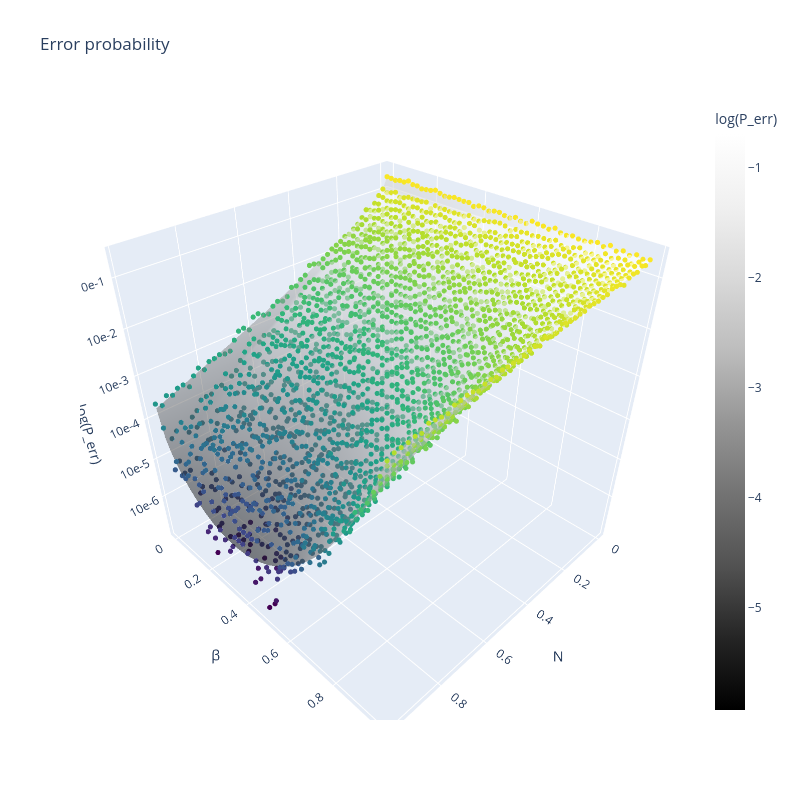

Here is the notebook cell this chart was saved with:
### Code cell
# Create Mesh
N_mesh, beta_mesh = np.meshgrid(N_grid, beta_grid, indexing='ij')
p_err_theory = protocols.P_err_theory(N_mesh, beta_mesh, 0)

# Log scale for the probability
z_sim = np.log(p_err)
z_theory = np.log(p_err_theory)
zmin = np.floor(np.min(z_theory))
zmax = np.ceil(np.max(z_theory))
ticks = np.arange(zmin, zmax + 1)

# Figure
fig = go.Figure()
fig.add_trace(go.Scatter3d(x=N_mesh.ravel(), y=beta_mesh.ravel(), z=z_sim.ravel(), mode='markers', marker=dict(size=3, color=z_sim.ravel(), colorscale='Viridis', opacity=1), name="Simulation"))
fig.add_trace(go.Surface(x=N_mesh, y=beta_mesh, z=z_theory, colorscale="Greys_r", opacity=0.5, colorbar=dict(title="log(P_err)")))

# Figure settings
fig.update_layout(
    title="Error probability", 
    scene=dict(xaxis_title="N", 
               yaxis_title="β",  
               zaxis=dict(title="log(P_err)", 
               tickmode="array", 
                tickvals=ticks, ticktext=[f"10e{int(t)}" for t in ticks])), 
                width=800, 
                height=800
                )
fig.show()

### Figure 1 — Plotly figure (JSON) as saved in the notebook; plotly's stock layout.template omitted (floating-point values rounded to 4 significant figures; data arrays with more than 128 entries replaced by an {"elided": "..."} marker saying what was removed)
{"data": [{"marker": {"color": {"elided": "2500 float values"}, "colorscale": [[0, "#440154"], [0.1111, "#482878"], [0.2222, "#3e4989"], [0.3333, "#31688e"], [0.4444, "#26828e"], [0.5556, "#1f9e89"], [0.6667, "#35b779"], [0.7778, "#6ece58"], [0.8889, "#b5de2b"], [1, "#fde725"]], "opacity": 1, "size": 3}, "mode": "markers", "name": "Simulation", "type": "scatter3d", "x": {"elided": "2500 float values"}, "y": {"elided": "2500 float values"}, "z": {"elided": "2500 float values"}}, {"colorbar": {"title": {"text": "log(P_err)"}}, "colorscale": [[0, "rgb(0,0,0)"], [0.125, "rgb(37,37,37)"], [0.25, "rgb(82,82,82)"], [0.375, "rgb(115,115,115)"], [0.5, "rgb(150,150,150)"], [0.625, "rgb(189,189,189)"], [0.75, "rgb(217,217,217)"], [0.875, "rgb(240,240,240)"], [1, "rgb(255,255,255)"]], "opacity": 0.5, "type": "surface", "x": {"elided": "50x50 float values"}, "y": {"elided": "50x50 float values"}, "z": {"elided": "50x50 float values"}}], "layout": {"height": 800, "scene": {"xaxis": {"title": {"text": "N"}}, "yaxis": {"title": {"text": "β"}}, "zaxis": {"tickmode": "array", "ticktext": ["10e-6", "10e-5", "10e-4", "10e-3", "10e-2", "10e-1", "10e0"], "tickvals": [-6.0, -5.0, -4.0, -3.0, -2.0, -1.0, 0.0], "title": {"text": "log(P_err)"}}}, "title": {"text": "Error probability"}, "width": 800}}
